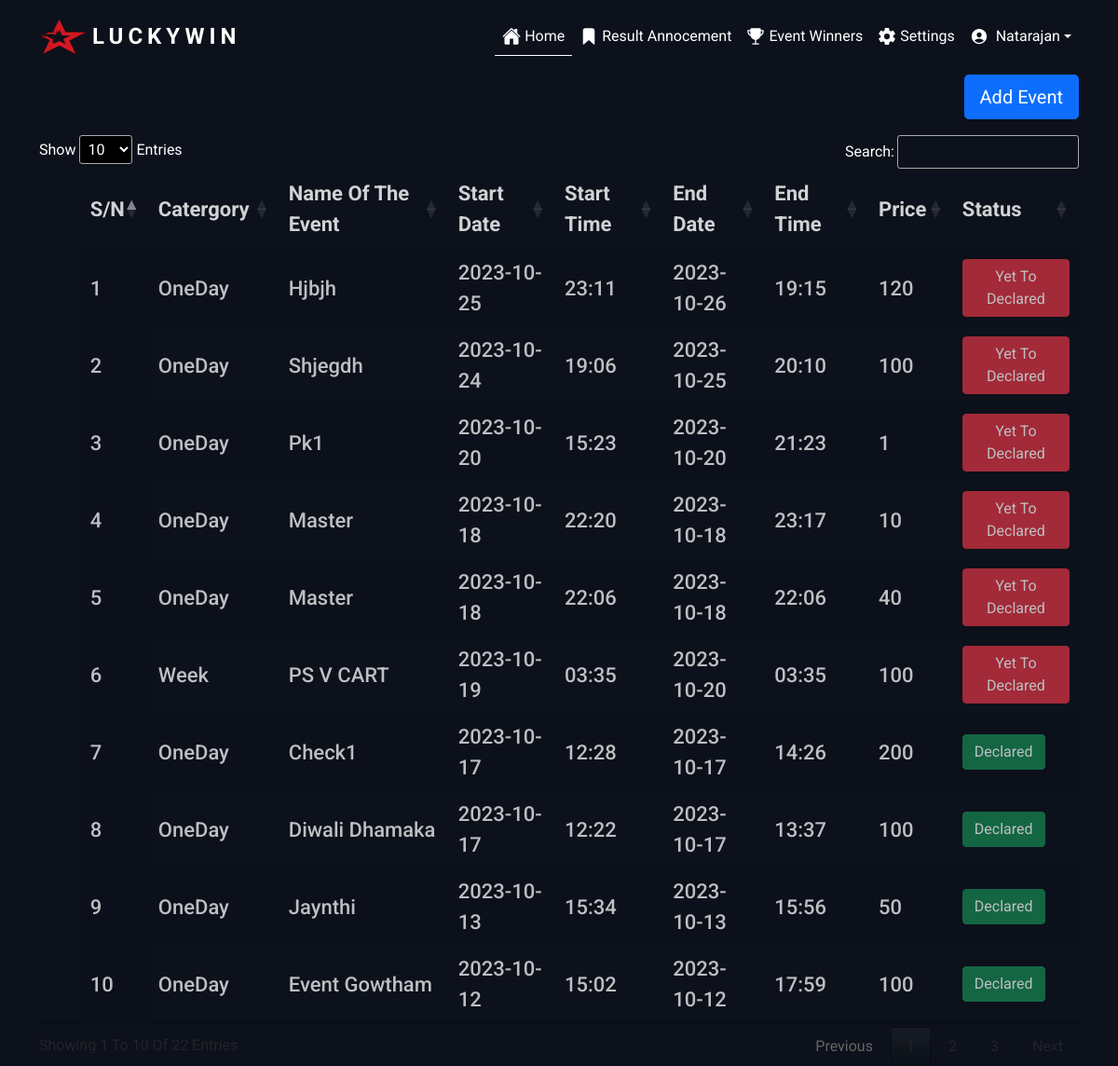
/admin/index.php (signed in), run on the app's committed database.
### tables this page shows
CREATE TABLE `logo` (
  `id` int(100) NOT NULL,
  `title` varchar(255) NOT NULL,
  `image` varchar(255) NOT NULL,
  `created` timestamp NOT NULL DEFAULT current_timestamp() ON UPDATE current_timestamp(),
  `status` tinyint(1) NOT NULL
);

CREATE TABLE `events` (
  `id` int(100) NOT NULL,
  `event_name` varchar(255) NOT NULL,
  `event_start_date` varchar(255) NOT NULL,
  `event_start_time` varchar(255) NOT NULL,
  `event_end_date` varchar(255) NOT NULL,
  `event_end_time` varchar(255) NOT NULL,
  `price` varchar(255) NOT NULL,
  `status` tinyint(1) NOT NULL,
  `event_cat` varchar(255) NOT NULL,
  `updated` varchar(255) NOT NULL
);

### admin/index.php (the view, shortened to what this page needs)
<?php
include "../config/config.php";
?>
<!DOCTYPE html>
<html lang="en">
<head>
    <link rel="stylesheet" type="text/css" href="//cdn.datatables.net/1.13.6/css/jquery.dataTables.min.css">
      <link rel="stylesheet" type="text/css" href="https://cdn.datatables.net/rowreorder/1.4.1/css/rowReorder.dataTables.min.css">
      <link rel="stylesheet" type="text/css" href="https://cdn.datatables.net/responsive/2.5.0/css/responsive.dataTables.min.css">
    <link href="https://cdn.jsdelivr.net/npm/bootstrap@5.0.2/dist/css/bootstrap.min.css" rel="stylesheet">
    <link rel="stylesheet" href="https://cdnjs.cloudflare.com/ajax/libs/font-awesome/6.4.2/css/all.min.css" />
</head>
<body>
    <nav class="navbar navbar-expand-lg fixed-top" style="background-color: #0c111b;">
  <div class="container">
     <?php
        $sqllogo="select * from logo where status=1 ";
        $resultlogo=$connection->query($sqllogo);
       if(mysqli_num_rows($resultlogo)>0){
       if($row=mysqli_fetch_assoc($resultlogo)){
        ?>
        <a class="navbar-brand" href="index.php" style="display: flex;justify-content: flex-start;align-items: center;">
    <img src="logo/uploads/<?php echo $row['image'] ?>" alt="<?php echo $row['image'] ?>"  width="52" height="38"  class="navbarlogo">
     <span  style="letter-spacing: 5px;text-transform: uppercase;font-size: 24px;" class="fw-bold"><?php echo $row['title'] ?></span>
    </a>
        <?php
    }}
    ?>
    <div class="collapse navbar-collapse text-white" id="navbarSupportedContent">
      <ul class="navbar-nav ms-auto mb-2 mb-lg-0 ">
        <li class="nav-item">
          <a class="nav-link active-nav  d-flex align-items-center"  href="index.php"><ion-icon name="home"></ion-icon>&nbsp;Home</a>
        </li>
        <li class="nav-item">
          <a class="nav-link d-flex align-items-center" aria-current="page" href="adminresult.php"><ion-icon name="bookmark"></ion-icon>&nbsp;Result Annocement</a>
        </li>
          <li class="nav-item ">
          <a class="nav-link  d-flex align-items-center" href="winner.php"><ion-icon name="trophy"></ion-icon>&nbsp;Event Winners</a>
        </li>
        <li class="nav-item ">
          <a class="nav-link   d-flex align-items-center" href="logo/index.php"><ion-icon name="settings-sharp"></ion-icon>&nbsp;Settings
          </a>
        </li>
        <li class="nav-item dropdown">
          <a class="nav-link dropdown-toggle  d-flex align-items-center" href="#" id="navbarDarkDropdownMenuLink" role="button" data-bs-toggle="dropdown" aria-expanded="false">
          <ion-icon name="person-circle"></ion-icon>&nbsp;
          <?php echo $_SESSION["name"];?>
          </a>
        </li>
      </ul>
    </div>
  </div>
</nav>
<div class="container" style="margin-top:80px ;width: 100%;height: 60px;">
  <div  style="float: right;">
<button type="button" class="btn btn-lg btn-primary" data-bs-toggle="modal" data-bs-target="#staticBackdrop">
  Add Event
</button>
</div>
</div>
<div class="container" style="margin-top:5px">
<?php
$sql = "SELECT * FROM `events` order by id desc ";
$resultset = mysqli_query($connection, $sql) or die("database error:". mysqli_error($connection));
if(mysqli_num_rows($resultset)>0){
$i=1;
echo " <table id='myTable' class='display ' >
          <thead>
          <tr><th>s/n</th><th>Catergory</th><th>name of the event</th><th>start date</th><th>start time</th><th>end date</th><th>end time</th><th>price </th><th>status</th></tr></thead><tbody>";
while( $rows = mysqli_fetch_assoc($resultset) ) {
?>
<tr>
<td><?php echo $i++;?></td>
<td><?php echo $rows["event_cat"]; ?></td>
<td><?php echo $rows["event_name"]; ?></td>
<td><?php echo $rows["event_start_date"]; ?></td>
<td><?php echo $rows["event_start_time"]; ?></td>
<td><?php echo $rows["event_end_date"]; ?></td>
<td><?php echo $rows["event_end_time"]; ?></td>
<td><?php echo $rows["price"]; ?></td>
<?php
if($rows["status"]==1){
    echo "<td><button class='btn btn-success'>Declared</button></td>";
}else{
    echo "<td><button class='btn btn-danger'>Yet To Declared</button></td>";
}
?>
</tr>
<?php }
}?>
</tbody>
</table>
</div>
</body>
</html>

### admin/index.php (style rules this page uses)
body { font-family: 'Roboto',sans-serif; background: #0c111b; text-transform: capitalize; }
table,tr,td { color: white; opacity: 0.9; padding-left: 4%; text-transform: capitalize; font-size: 22px; font-weight: 500; }
.active-nav { border-bottom: 1px solid white; }
ion-icon { color: white; font-size:20px }
.navbar { padding: 15px 0; }
.navbar-brand { color: white; }
.nav-item .nav-link { color: white; }

### data on the page
logo: image (picture), title "LUCKYWIN"
events: event_cat "OneDay", event_name "Hjbjh", event_start_date "2023-10-25", event_start_time "23:11", event_end_date "2023-10-26", event_end_time "19:15", price "120", status "Yet To Declared"
events: event_cat "OneDay", event_name "Shjegdh", event_start_date "2023-10-24", event_start_time "19:06", event_end_date "2023-10-25", event_end_time "20:10", price "100", status "Yet To Declared"
events: event_cat "OneDay", event_name "Pk1", event_start_date "2023-10-20", event_start_time "15:23", event_end_date "2023-10-20", event_end_time "21:23", price "1", status "Yet To Declared"
events: event_cat "OneDay", event_name "Master", event_start_date "2023-10-18", event_start_time "22:20", event_end_date "2023-10-18", event_end_time "23:17", price "10", status "Yet To Declared"
events: event_cat "OneDay", event_name "Master", event_start_date "2023-10-18", event_start_time "22:06", event_end_date "2023-10-18", event_end_time "22:06", price "40", status "Yet To Declared"
events: event_cat "Week", event_name "PS V CART", event_start_date "2023-10-19", event_start_time "03:35", event_end_date "2023-10-20", event_end_time "03:35", price "100", status "Yet To Declared"
events: event_cat "OneDay", event_name "Check1", event_start_date "2023-10-17", event_start_time "12:28", event_end_date "2023-10-17", event_end_time "14:26", price "200", status "Declared"
events: event_cat "OneDay", event_name "Diwali Dhamaka", event_start_date "2023-10-17", event_start_time "12:22", event_end_date "2023-10-17", event_end_time "13:37", price "100", status "Declared"
events: event_cat "OneDay", event_name "Jaynthi", event_start_date "2023-10-13", event_start_time "15:34", event_end_date "2023-10-13", event_end_time "15:56", price "50", status "Declared"
events: event_cat "OneDay", event_name "Event Gowtham", event_start_date "2023-10-12", event_start_time "15:02", event_end_date "2023-10-12", event_end_time "17:59", price "100", status "Declared"

### other printed values
$_SESSION["name"] "Natarajan"
